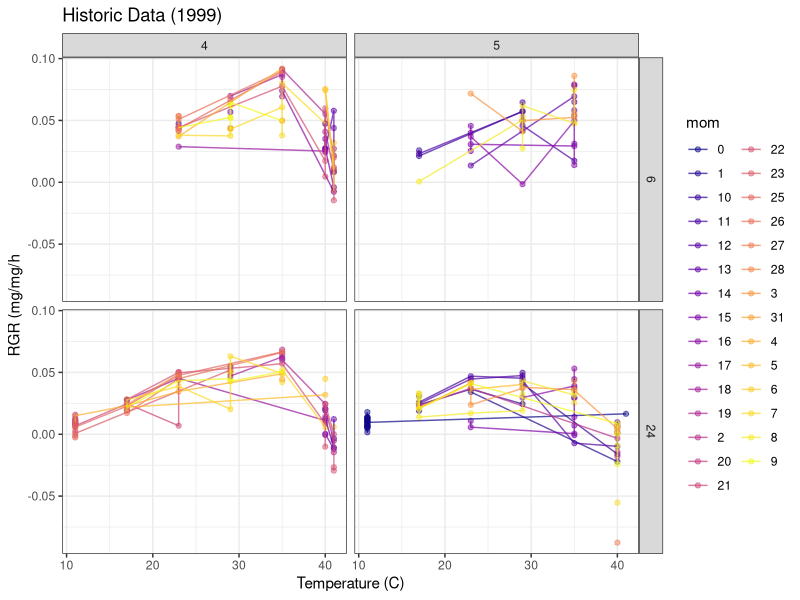
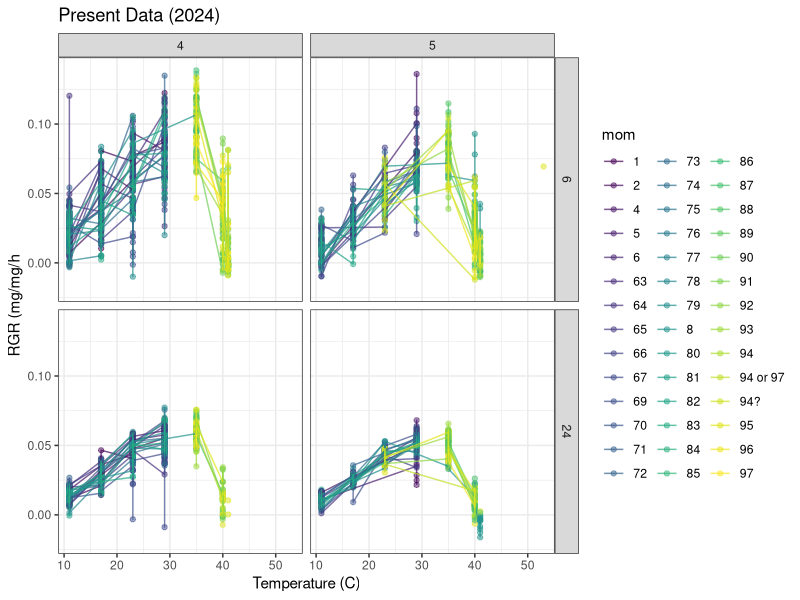
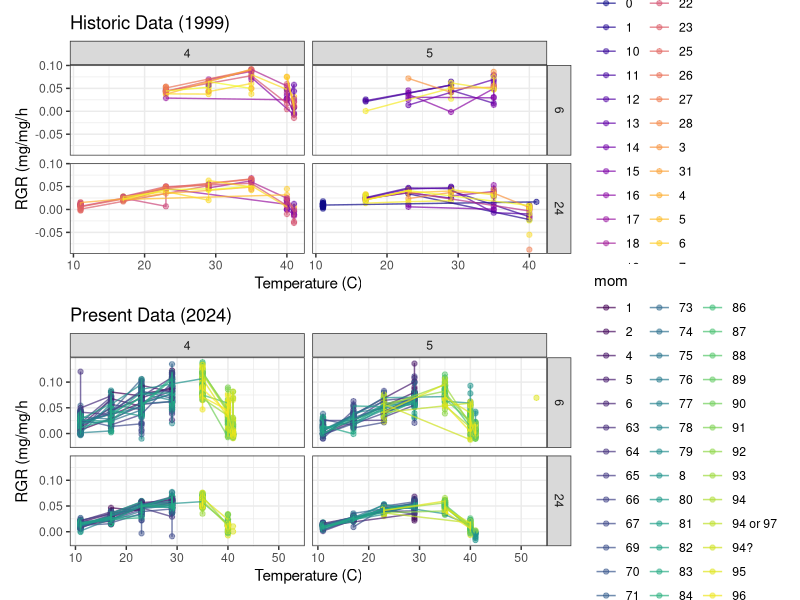
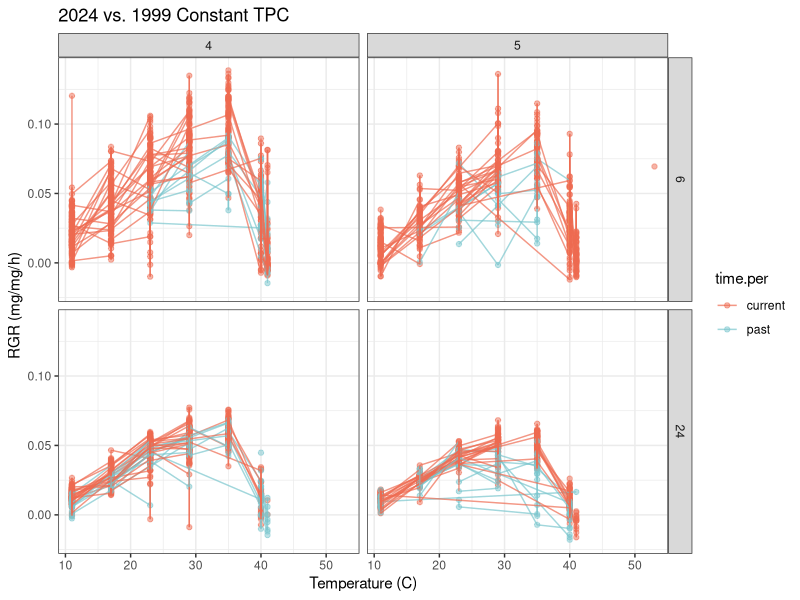
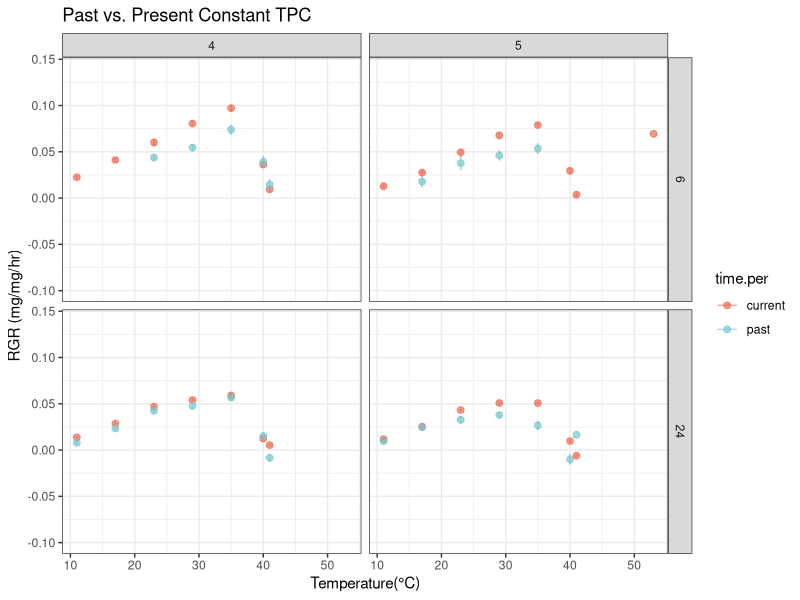
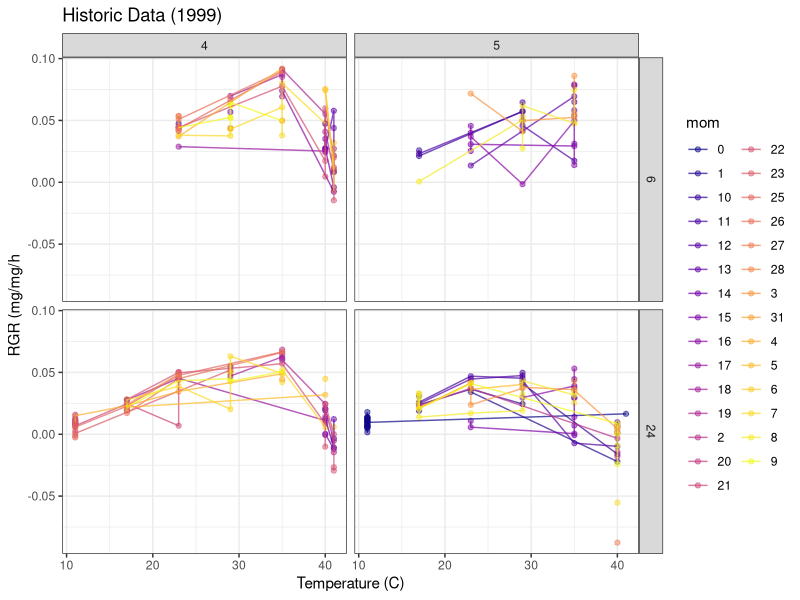
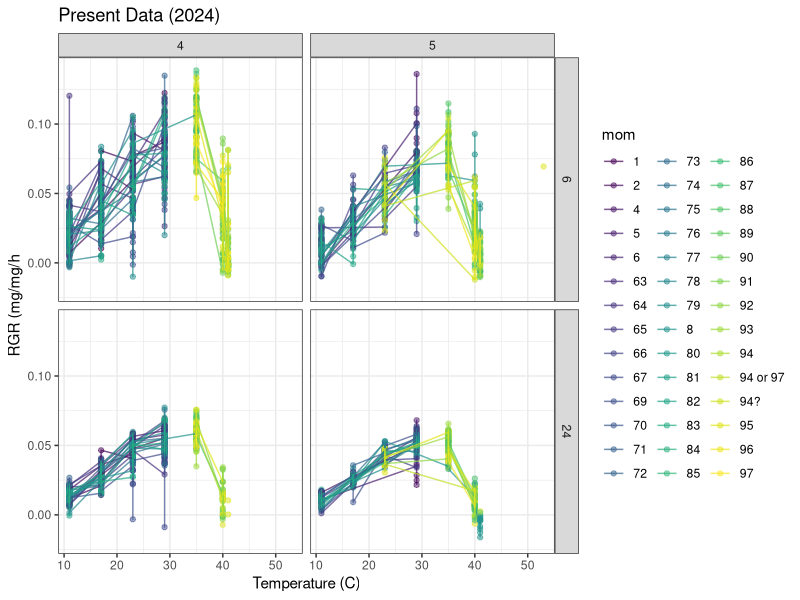
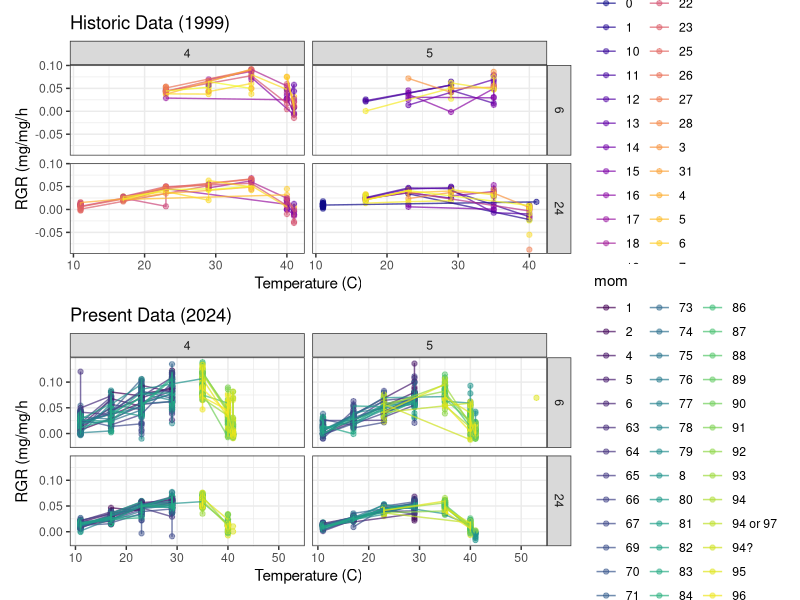

Source code (R) for these figures, in order:
# Taylor M. Hatcher
# 24 Hr Constant TPC Analysis for P.rapae
# This analysis compares historical constant feeding relative growth rates at 6hr and 24hr at a constant temperature

# Load required libraries 
library(ggplot2)
library(data.table)
library(dplyr)
library(patchwork)
library(reshape2)
library(viridis)
library(tidyverse)

# set working directory to github repository
setwd("~/Desktop/Repos/WARP2024")

# read in past data 
tpc1 = read.csv("PrapaeW.1999.ConstantTempTPCs.4thinstar.jul2021.xlsx - data.csv")
tpc1$instar=4 # identify instar

tpc2 = read.csv("PrapaeW.1999.ConstantTempTPCs.5thinstar.jul2021.xlsx - data.csv")
names(tpc2)=names(tpc1)
tpc2$instar=5 # identify instar

#tpc3 = read.csv("Prapae.WAonly.csv")
#tpc3$instar=4
# this section of code is me trying to add in the data set for historic TRN for leaf but they aren't named similarly so I can't rbind them

# combine past data sets using rbind
tpc.p= rbind(tpc1, tpc2)

# calculate relative growth rate for 1999 past data set
tpc.p$rgr= (log(tpc.p$fw) - log(tpc.p$Mo))/tpc.p$time ### ?!?!?! is this the correct way to calculate rgr?
tpc.p$time.per= "past" # labels this data as past data set 

# ensure column names match current data column names
tpc.ps= tpc.p[,c("UniID","mom","ID","temp","instar","time","duration","mgain","rgr","time.per")]

# #plot densities for what time they did weighings in the past
# ggplot(tpc.ps[tpc.ps$time>5 & tpc.ps$time<6.5,], aes(x=time, color=factor(instar), group=factor(instar)))+
# geom_density()
# table(tpc.ps$time, tpc.ps$instar)

# load in recent 2024  Constant TPC data
tpc.c = read.csv("2024PrapaeConstantTPCCombineddata.csv")

# Convert final weight column to numeric and drop nas
tpc.c$fw <- as.numeric(tpc.c$fw)

# calculate relative growth rate for current 2024 data set
tpc.c$rgr= (log(tpc.c$fw) - log(tpc.c$M0))/tpc.c$duration #!!!!!!!!check duration if it is correct --- note to self on 12/19/24 - should I calculate actual durations like joel did? May be why my error bars are so small
tpc.c$time.per= "current"

# Make sure that new data follows naming of old data sets
tpc.c$mom= tpc.c$Female
tpc.c$ID= tpc.c$Individual
tpc.c$UniID= paste(tpc.c$temp, tpc.c$mom, tpc.c$ID, sep=".")

#Calculate mass gained in each time treatment
tpc.c$mgain= tpc.c$fw - tpc.c$M0

#combine historic and current
tpc.cs= tpc.c[,c("UniID","mom","ID","temp","instar","time","duration","mgain","rgr","time.per")]

# combine data sets 
tpc= rbind(tpc.cs, tpc.ps)


###Plot

##Set up durations of 6hr and 24hr

tpc$dur=NA
tpc$time= as.numeric(tpc$time)
tpc[tpc$time>5 & tpc$time<6.5 & tpc$time.per=="past","dur"]=6
tpc[tpc$time>20 & tpc$time<26 & tpc$time.per=="past","dur"]=24
tpc[tpc$time.per=="current","dur"]= tpc[tpc$time.per=="current","duration"]

###separate historic and present data

# Filter data for historic data set 
tpc_past <- tpc %>% filter(time.per == "past")

# Create the plot for past data
past_plot <- ggplot(tpc_past[tpc_past$dur %in% c(6, 24),], aes(x = temp, y = rgr, color = mom)) +
  geom_point(alpha = 0.5) +
  geom_line(aes(group = mom), alpha = 0.7) +
  facet_grid(dur ~ instar) +
  theme_bw() +
  xlab("Temperature (C)") +
  ylab("RGR (mg/mg/h") +
  ggtitle("Historic Data (1999)") +
  scale_color_viridis(discrete = TRUE, option = "C")
print(past_plot)
setwd('/Volumes/GoogleDrive/Shared drives/TrEnCh/Projects/WARP/Analyses/figures/')
pdf("24hrTPCConstantHistoricData")

# Filter data for current data set
tpc_current <- tpc %>% filter(time.per == "current")
past_plot
dev.off()

# Create the plot for current data
current_plot <- ggplot(tpc_current[tpc_current$duration %in% c(6,24),], aes( x = temp, y = rgr, color = mom)) +
  geom_point(alpha = 0.5) +
  geom_line(aes(group = mom), alpha = 0.7) +
  facet_grid(dur ~ instar) +
  theme_bw() +
  xlab("Temperature (C)") +
  ylab("RGR (mg/mg/h") +
  ggtitle("Present Data (2024)") +
  ylim(-0.02, 0.14) +
  scale_color_viridis(discrete = TRUE)
print(current_plot)
setwd('/Volumes/GoogleDrive/Shared drives/TrEnCh/Projects/WARP/Analyses/figures/')
pdf("2024_24hrTPCConstantCurrentData")
current_plot
dev.off()

#combine both individual plots for past and current data
combined_plot <- past_plot + current_plot + plot_layout(ncol = 1)
print(combined_plot)   
tpc.plot <- ggplot(tpc[tpc$dur %in% c(6,24),], aes(x=temp, y=rgr, color=time.per)) +
  geom_point(alpha=0.5) +
  geom_line(aes(group = mom, color = time.per), alpha = 0.7) + # lineage lines
  facet_grid(dur ~ instar) +
  theme_bw() +
  xlab("Temperature (C)") +
  ylab("RGR (mg/mg/h)") +
  ggtitle("2024 vs. 1999 Constant TPC") +
  ylim(-0.02, 0.14)+
  scale_color_manual(values = c("current" = "#EE6A50", "past" = "#7AC5CD"))
print(tpc.plot)
setwd('/Volumes/GoogleDrive/Shared drives/TrEnCh/Projects/WARP/Analyses/figures/')
pdf("2024ConstantTPCComparison")
combined_plot
dev.off()

# Aggregate mean values with standard error calculation
tpc.agg <- tpc %>%
  group_by(temp, time.per, dur, instar) %>% # need to actually calculate the precise durations and not just a flat 6 hr and 24 hr durations for the present data set
  dplyr::summarise(
    mean = mean(rgr, na.rm = TRUE),
    se = sd(rgr, na.rm = TRUE) / sqrt(n())
  )
#plotting family means with error bars
tpc.plot <- ggplot(tpc.agg[tpc.agg$dur %in% c(6, 24), ],aes(x = temp, y = mean, color = time.per, group = time.per)) +
  geom_point(alpha = 0.7, size = 2) + # Points for mean values
  geom_errorbar(aes(ymin = mean - se, ymax = mean +se), width = 0.3, alpha = 0.6) + # Error bars
  facet_grid(dur ~ instar) + #Facets for duration and instar
  theme_bw() +
  xlab("Temperature(°C)") +
  ylab("RGR (mg/mg/hr)") +
  ggtitle("Past vs. Present Constant TPC") +
  ylim(-0.10, 0.14) +
  scale_color_manual(values = c("current" = "#EE6A50", "past" = "#7AC5CD"))
  #tpc$time.per <- factor(tpc$time.per, levels = c("past", "current")) 
  print(tpc.plot)
  setwd('/Volumes/GoogleDrive/Shared drives/TrEnCh/Projects/WARP/Analyses/figures/')
  pdf("2024ConstantTPCFamilyMeans")
  tpc.plot
  dev.off()

#plot family mean values 
tpc.agg.f <- tpc %>%
  group_by(mom) %>%
  dplyr::summarise(rgr, na.rm=TRUE) 


